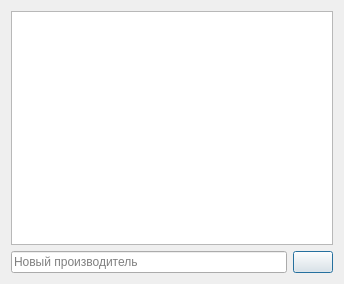
<?xml version="1.0" encoding="UTF-8"?>
<ui version="4.0">
 <class>ManufacturerDialog</class>
 <widget class="QDialog" name="ManufacturerDialog">
  <property name="geometry">
   <rect>
    <x>0</x>
    <y>0</y>
    <width>344</width>
    <height>284</height>
   </rect>
  </property>
  <property name="windowTitle">
   <string>Производитель</string>
  </property>
  <layout class="QGridLayout" name="gridLayout">
   <item row="0" column="0" colspan="2">
    <widget class="QListWidget" name="listWidget">
     <property name="editTriggers">
      <set>QAbstractItemView::NoEditTriggers</set>
     </property>
     <property name="alternatingRowColors">
      <bool>true</bool>
     </property>
     <property name="selectionBehavior">
      <enum>QAbstractItemView::SelectRows</enum>
     </property>
     <property name="uniformItemSizes">
      <bool>true</bool>
     </property>
    </widget>
   </item>
   <item row="1" column="0">
    <widget class="QLineEdit" name="lineEdit">
     <property name="placeholderText">
      <string>Новый производитель</string>
     </property>
    </widget>
   </item>
   <item row="1" column="1">
    <widget class="QPushButton" name="addButton">
     <property name="text">
      <string/>
     </property>
     <property name="icon">
      <iconset resource="asm.qrc">
       <normaloff>:/button/pictures/plus.png</normaloff>:/button/pictures/plus.png</iconset>
     </property>
    </widget>
   </item>
  </layout>
 </widget>
 <resources>
  <include location="asm.qrc"/>
 </resources>
 <connections/>
</ui>
